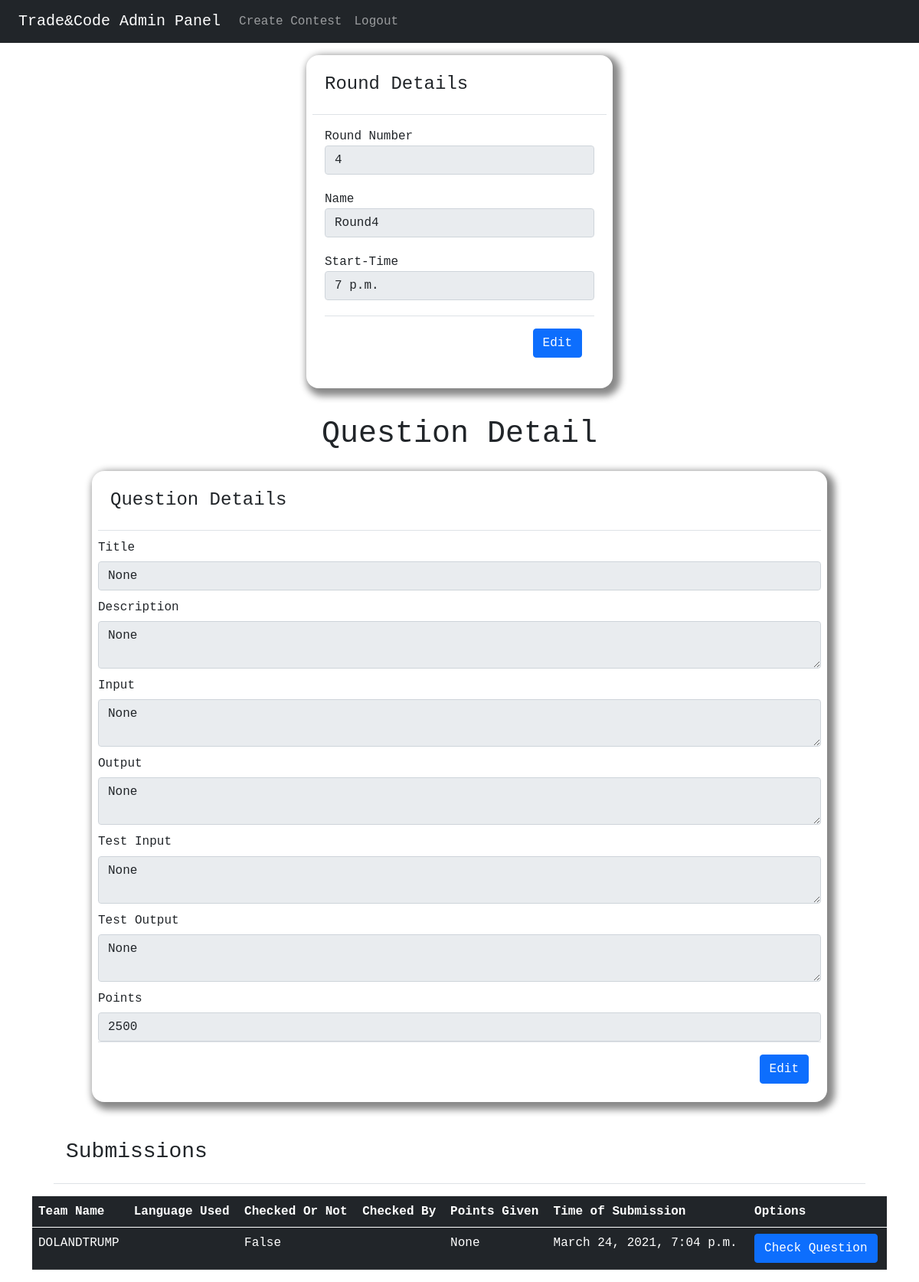
Before: /adminPanel/round-details/0e869003-82f7-4e1b-b7cb-f562bde5f07d (signed in) with the older database file.
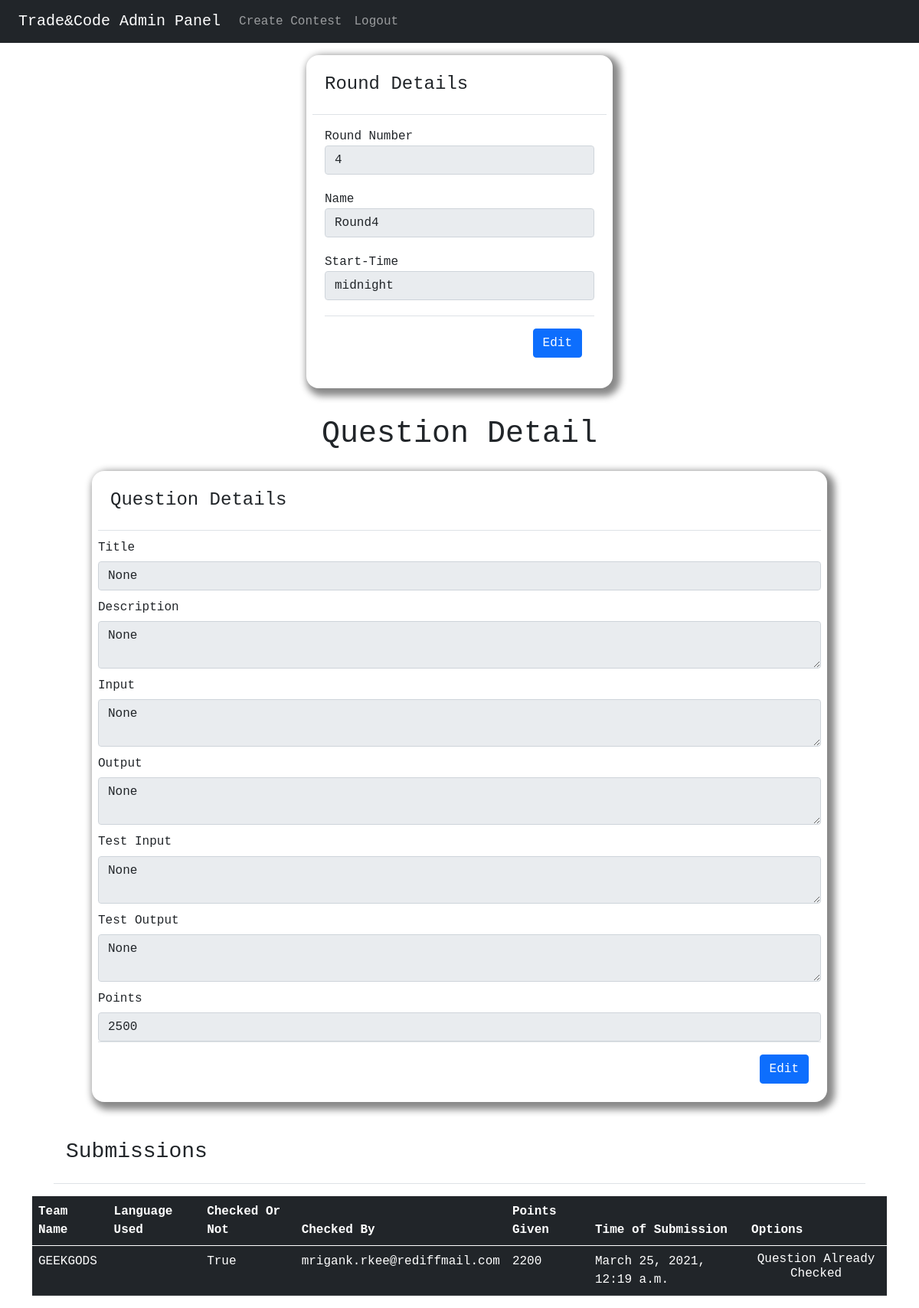
After: the same page with the newer database file.
### models/models.py (models this page shows, shortened)
class Round(models.Model):
    id = models.CharField(max_length=256, default=uuid.uuid4, primary_key=True)
    contestId = models.ForeignKey("Contest", on_delete=models.CASCADE)
    roundNumber = models.PositiveSmallIntegerField()
    roundName = models.CharField(max_length=256)
    startTime = models.TimeField(null=True, blank=True)

class Question(models.Model):
    id = models.CharField(max_length=256, default=uuid.uuid4, primary_key=True)
    roundId = models.ForeignKey("Round", on_delete=models.CASCADE)
    title = models.CharField(max_length=256, null=True, blank=True)
    description = models.TextField(max_length=5000, null=True, blank=True)
    input = models.TextField(max_length=256, null=True, blank=True)
    output = models.TextField(max_length=256, null=True, blank=True)
    test_input = models.TextField(max_length=256, null=True, blank=True)
    test_output = models.TextField(max_length=256, null=True, blank=True)
    points = models.PositiveBigIntegerField(default=2500, null=True, blank=True)

class Submission(models.Model):
    id = models.CharField(max_length=256, default=uuid.uuid4, primary_key=True)
    roundId = models.ForeignKey("Round", on_delete=models.CASCADE)
    teamCode = models.ForeignKey("Team", on_delete=models.PROTECT)
    languageUsed = models.CharField(max_length=256, null=False)
    timeOfSubmission = models.DateTimeField(auto_now_add=True)
    points = models.PositiveIntegerField(default=None, blank=True, null=True)
    checkedOrNot = models.BooleanField(default=False)
    file = models.FileField(upload_to='solutions/')
    checkedBy = models.ForeignKey(User, on_delete=models.PROTECT, null=True, blank=True)

class Team(models.Model):
    id = models.CharField(max_length=256, default=uuid.uuid4, primary_key=True)
    teamCode = models.CharField(max_length=256, null=False)
    createdBy = models.ForeignKey(User, on_delete=models.CASCADE)
    teamName = models.CharField(unique=True, max_length=256)
    contest = models.ForeignKey(Contest, on_delete=models.CASCADE)
    coins = models.BigIntegerField(default=10000)

### adminpanel/views.py (the view)
# urls.py: path('round-details/<str:id>', RoundDetails.as_view(), name="round-details"),
class RoundDetails(LoginRequiredMixin, PermissionRequiredMixin, View):
    permission_required = "auth.admin"
    def get(self, request, id):
        round = Round.objects.get(id=id)
        question = Question.objects.get(roundId=id)
        submissions = Submission.objects.filter(roundId=id)
        context = {
            "round": round,
            "question": question,
            "submissions": submissions,
            "docTitle": "Round Details"
        }
        return render(request, "detail/round.html", context=context)

### templates/detail/round.html
{% extends 'base/base.html' %}
{% block content %}
    <div class="container">
        <div style="font-family: monospace; padding: 1rem">
            <div style="margin: 0 auto; width: 400px; padding: .5rem;  box-shadow: 5px 5px 10px 5px #888888;border-radius: 1rem"
                 class="form">
                <div>
                    <div class="modal-header">
                        <h4>Round Details</h4>
                    </div>
                    <div class="modal-body">
                        <div>
                            <label>Round Number</label>
                            <input disabled class="form-control" value="{{ round.roundNumber }}"/>
                        </div>
                        <div style="height: 20px">
                        </div>
                        <div class="form-group">
                            <label>Name</label>
                            <input value="{{ round.roundName }}" disabled class="form-control"/>
                        </div>
                        <div style="height: 20px">
                        </div>
                        {% if round.startTime %}
                            <div class="form-group">
                                <label>Start-Time</label>
                                <input value="{{ round.startTime }}" disabled class="form-control"/>
                            </div>
                        {% endif %}
                        <div style="height: 20px">
                        </div>
                        <div class="modal-footer">
                            <a href="{% url 'update-round' round.id %}">
                                <button class="btn btn-primary">Edit</button>
                            </a>
                        </div>
                    </div>
                </div>
            </div>
        </div>
        <div style="height:20px">
        </div>
        <h1 style="font-family: monospace; text-align: center">Question Detail</h1>
        <div style="font-family: monospace; padding: 1rem">
            <div style="margin: 0 auto; width: 80vw; padding: .5rem;  box-shadow: 5px 5px 10px 5px #888888;border-radius: 1rem"
                 class="form">
                <div class="modal-header">
                    <h4>Question Details</h4>
                </div>
                <div>
                    <div style="height: 10px">
                    </div>
                    <div class="form-group">
                        <label><h6>Title</h6></label>
                        <input class="form-control" disabled value="{{ question.title }}"/>
                    </div>
                    <div style="height: 10px">
                    </div>
                    <div class="form-group">
                        <label><h6>Description</h6></label>
                        <textarea class="form-control" disabled>{{ question.description }}</textarea>
                    </div>
                    <div style="height: 10px">
                    </div>
                    <div class="form-group">
                        <label><h6>Input</h6></label>
                        <textarea class="form-control" disabled>{{ question.input }}</textarea>
                    </div>
                    <div style="height: 10px">
                    </div>
                    <div class="form-group">
                        <label><h6>Output</h6></label>
                        <textarea class="form-control" disabled>{{ question.output }}</textarea>
                    </div>
                    <div style="height: 10px">
                    </div>
                    <div class="form-group">
                        <label><h6>Test Input</h6></label>
                        <textarea class="form-control" disabled>{{ question.test_input }}</textarea>
                    </div>
                    <div style="height: 10px">
                    </div>
                    <div class="form-group">
                        <label><h6>Test Output</h6></label>
                        <textarea class="form-control" disabled>{{ question.test_output }}</textarea>
                    </div>
                    <div style="height: 10px">
                    </div>
                    <div class="form-group">
                        <label><h6>Points</h6></label>
                        <input class="form-control" disabled value="{{ question.points }}"/>
                    </div>
                </div>
                <div class="modal-footer">
                    <a href="{% url 'update-question' question.id %}">
                        <button class="btn btn-primary">Edit</button>
                    </a>
                </div>
            </div>
        </div>
        <div class="container">
            <div style="font-family: monospace; padding: 1rem">
                <div>
                    <div class="modal-header">
                        <h3>Submissions</h3>
                    </div>
                </div>
            </div>
        </div>
        <table class="table table-hover table-dark">
            <thead>
            {% if submissions %}
                <tr>
                    <th>Team Name</th>
                    <th>Language Used</th>
                    <th>Checked Or Not</th>
                    <th>Checked By</th>
                    <th>Points Given</th>
                    <th>Time of Submission</th>
                    <th>Options</th>
                </tr>
            {% endif %}
            </thead>
            <tbody>
            {% for submission in submissions %}
                <tr>
                    <td>{{ submission.teamCode.teamName }}</td>
                    <td>{{ submission.languageUsed }}</td>
                    <td>{{ submission.checkedOrNot }}</td>
                    <td>{{ submission.checkedBy.username }}</td>
                    <td>{{ submission.points }}</td>
                    <td>{{ submission.timeOfSubmission }}</td>
                    <td>
                        {% if submission.checkedOrNot is False %}
                            <a href="{% url 'check-submission' submission.id %}">
                                <button class="btn btn-primary">
                                    Check Question
                                </button>
                            </a>
                        {% else %}
                            <h6 style="text-align: center">
                                Question Already Checked
                            </h6>
                        {% endif %}
                    </td>
                </tr>
            {% empty %}
                <div class="alert"><h6>No submissions yet</h6></div>
            {% endfor %}
            </tbody>
        </table>
    </div>
{% endblock %}

### templates/base/base.html (shortened to what this page needs)
<!doctype html>
<html lang="en">
<head>
    <link href="https://cdn.jsdelivr.net/npm/bootstrap@5.0.0-beta1/dist/css/bootstrap.min.css" rel="stylesheet"
>
</head>
<body style='font-family: monospace, "Bitstream Vera Sans Mono", Monaco, "Courier New", Courier'>
{% include 'base/navbar.html' %}
{% block content %}
{% endblock %}
</body>
</html>

### templates/base/navbar.html (shortened to what this page needs)
<nav class="navbar navbar-expand-lg navbar-dark bg-dark">
    <a class="navbar-brand" href="{% url 'ContestsList' %}">&nbsp Trade&Code Admin Panel</a>
    <div class="collapse navbar-collapse" id="navbarNav">
        <ul class="navbar-nav">
            <li class="nav-item active">
                <a class="nav-link" href="{% url 'create-contest' %}">Create Contest</a>
            </li>
            {% if request.user.username %}
                <li class="nav-item active">
                    <a class="nav-link" href="{% url 'logout' %}">Logout</a>
                </li>
            {% else %}
                <li class="nav-item active">
                    <a class="nav-link" href="{% url 'login' %}">Login</a>
                </li>
            {% endif %}
        </ul>
    </div>
</nav>

Changed rows visible on the page:
removed Submission: teamCode.teamName "DOLANDTRUMP", checkedOrNot "False", points "None", timeOfSubmission "March 24, 2021, 7:04 p.m.", shows "Check Question"
changed Round "Round4": startTime "7 p.m." → "midnight"
added Submission: teamCode.teamName "GEEKGODS", checkedOrNot "True", checkedBy.username "mrigank.rkee@rediffmail.com", points "2200", timeOfSubmission "March 25, 2021, 12:19 a.m.", shows "Question Already Checked"
